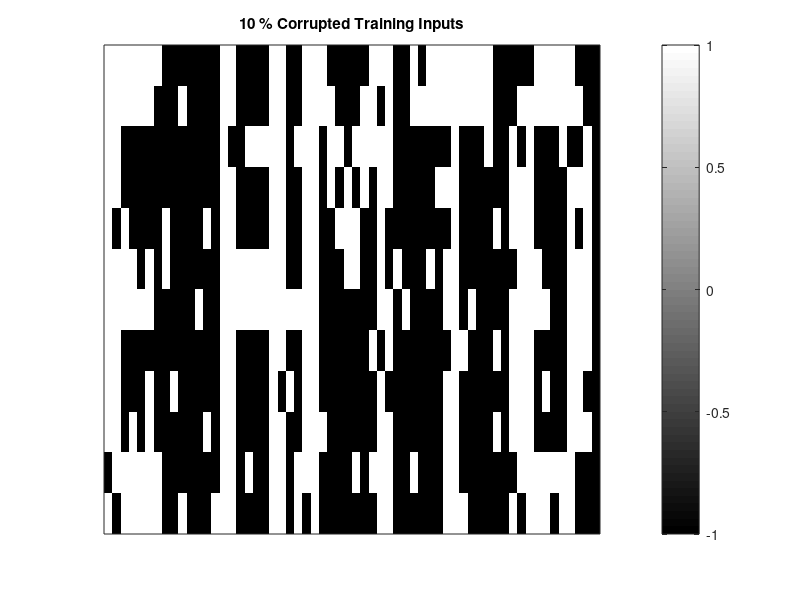
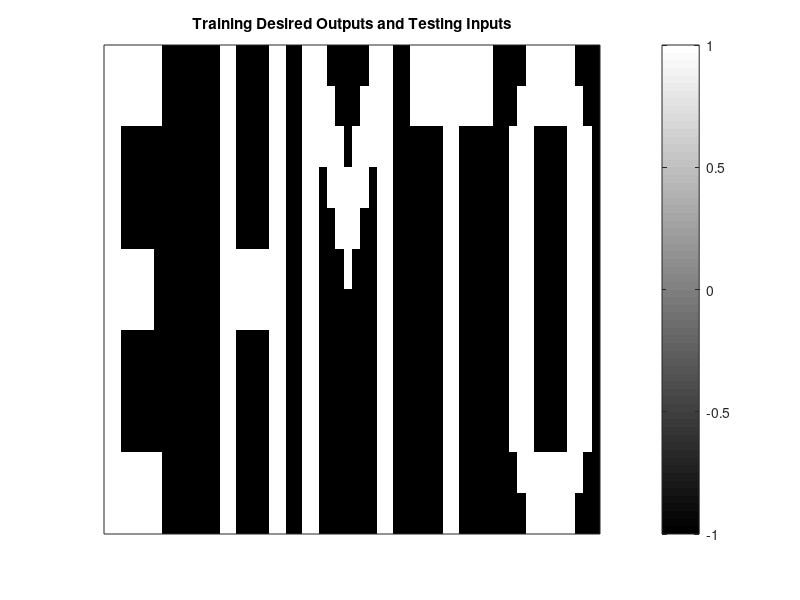
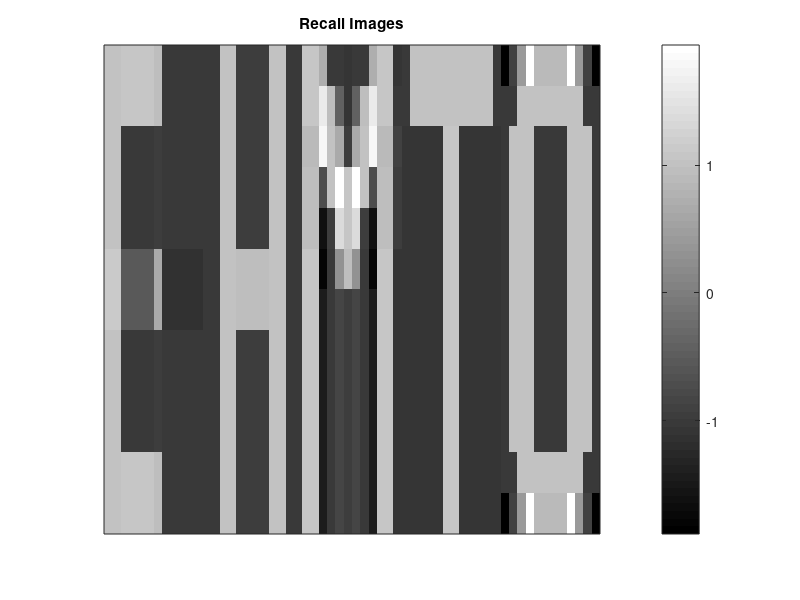
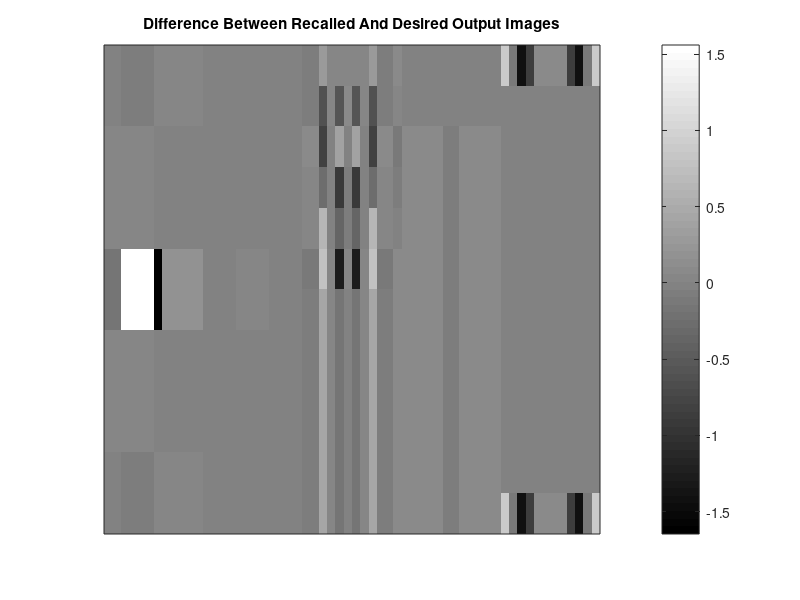

The MATLAB source for these figures, in order:
function driver

E=[1 1 1 1 1 1 1 0 0 0 0 0;
   1 1 1 1 1 1 1 0 0 0 0 0;
   1 1 0 0 0 0 0 0 0 0 0 0;
   1 1 0 0 0 0 0 0 0 0 0 0;
   1 1 0 0 0 0 0 0 0 0 0 0;
   1 1 1 1 1 1 0 0 0 0 0 0;
   1 1 1 1 1 1 0 0 0 0 0 0;
   1 1 0 0 0 0 0 0 0 0 0 0;
   1 1 0 0 0 0 0 0 0 0 0 0;
   1 1 0 0 0 0 0 0 0 0 0 0;
   1 1 1 1 1 1 1 0 0 0 0 0;
   1 1 1 1 1 1 1 0 0 0 0 0];

H=[0 0 1 1 0 0 0 0 1 1 0 0;
   0 0 1 1 0 0 0 0 1 1 0 0;
   0 0 1 1 0 0 0 0 1 1 0 0;
   0 0 1 1 0 0 0 0 1 1 0 0;
   0 0 1 1 0 0 0 0 1 1 0 0;
   0 0 1 1 1 1 1 1 1 1 0 0;
   0 0 1 1 1 1 1 1 1 1 0 0;
   0 0 1 1 0 0 0 0 1 1 0 0;
   0 0 1 1 0 0 0 0 1 1 0 0;
   0 0 1 1 0 0 0 0 1 1 0 0;
   0 0 1 1 0 0 0 0 1 1 0 0;
   0 0 1 1 0 0 0 0 1 1 0 0];
  
T=[0 1 1 1 1 1 1 1 1 1 1 0;
   0 1 1 1 1 1 1 1 1 1 1 0;
   0 0 0 0 0 1 1 0 0 0 0 0;
   0 0 0 0 0 1 1 0 0 0 0 0;
   0 0 0 0 0 1 1 0 0 0 0 0;
   0 0 0 0 0 1 1 0 0 0 0 0;
   0 0 0 0 0 1 1 0 0 0 0 0;
   0 0 0 0 0 1 1 0 0 0 0 0;
   0 0 0 0 0 1 1 0 0 0 0 0;
   0 0 0 0 0 1 1 0 0 0 0 0;
   0 0 0 0 0 1 1 0 0 0 0 0;
   0 0 0 0 0 1 1 0 0 0 0 0];

zero=[0 0 0 1 1 1 1 1 1 0 0 0;
      0 0 1 1 1 1 1 1 1 1 0 0;
      0 1 1 1 0 0 0 0 1 1 1 0;
      0 1 1 1 0 0 0 0 1 1 1 0;
      0 1 1 1 0 0 0 0 1 1 1 0;
      0 1 1 1 0 0 0 0 1 1 1 0;
      0 1 1 1 0 0 0 0 1 1 1 0;
      0 1 1 1 0 0 0 0 1 1 1 0;
      0 1 1 1 0 0 0 0 1 1 1 0;
      0 1 1 1 0 0 0 0 1 1 1 0;
      0 0 1 1 1 1 1 1 1 1 0 0;
      0 0 0 1 1 1 1 1 1 0 0 0];

M=[1 1 1 0 0 0 0 0 1 1 1 0;
   1 1 1 1 0 0 0 1 1 1 1 0;
   1 1 1 1 1 0 1 1 1 1 1 0;
   1 1 0 1 1 1 1 1 0 1 1 0;
   1 1 0 0 1 1 1 0 0 1 1 0;
   1 1 0 0 0 1 0 0 0 1 1 0;
   1 1 0 0 0 0 0 0 0 1 1 0;
   1 1 0 0 0 0 0 0 0 1 1 0;
   1 1 0 0 0 0 0 0 0 1 1 0;
   1 1 0 0 0 0 0 0 0 1 1 0;
   1 1 0 0 0 0 0 0 0 1 1 0;
   1 1 0 0 0 0 0 0 0 1 1 0];

EBP=ones(size(E));
HBP=ones(size(H));
TBP=ones(size(T));
zeroBP=ones(size(zero));
MBP=ones(size(M));
for i=1:12
   for j=1:12      
      if E(i,j)==0
         EBP(i,j)=-1;
      end
      if H(i,j)==0
         HBP(i,j)=-1;
      end
      if T(i,j)==0
         TBP(i,j)=-1;
      end
      if zero(i,j)==0
         zeroBP(i,j)=-1;
      end
      if M(i,j)==0
         MBP(i,j)=-1;
      end
   end
end

mu = 0.1;
n = 100000;
tol = 0.4;
p = 10;

corrupt_E = corrupt(EBP, p);

memoryE = corrmm(corrupt_E, EBP, mu, n, tol);

recallE = memoryE * EBP;

diffE = EBP - recallE;

thresholdE = threshold_image(recallE);

diff_err_E = avg_abs_diff(EBP, recallE);

pct_mismatch_E = compute_mismatch(thresholdE, EBP);

disp('Difference Error for E: ')
disp(diff_err_E)

disp('Percentage Mismatch for E: ')
disp(pct_mismatch_E)


corrupt_H = corrupt(HBP, p);

memoryH = corrmm(corrupt_H, HBP, mu, n, tol);

recallH = memoryH * HBP;

diffH = HBP - recallH;

thresholdH = threshold_image(recallH);

diff_err_H = avg_abs_diff(HBP, recallH);

pct_mismatch_H = compute_mismatch(thresholdH, HBP);

disp('Difference Error for H: ')
disp(diff_err_H)

disp('Percentage Mismatch for H: ')
disp(pct_mismatch_H)

corrupt_M = corrupt(MBP, p);

memoryM = corrmm(corrupt_M, MBP, mu, n, tol);

recallM = memoryM * MBP;

diffM = MBP - recallM;

thresholdM = threshold_image(recallM);

diff_err_M = avg_abs_diff(MBP, recallM);

pct_mismatch_M = compute_mismatch(thresholdM, MBP);

disp('Difference Error for M: ')
disp(diff_err_M)

disp('Percentage Mismatch for M: ')
disp(pct_mismatch_M)

corrupt_T = corrupt(TBP, p);

memoryT = corrmm(corrupt_T, TBP, mu, n, tol);

recallT = memoryT * TBP;

diffT = TBP - recallT;

thresholdT = threshold_image(recallT);

diff_err_T = avg_abs_diff(TBP, recallT);

pct_mismatch_T = compute_mismatch(thresholdT, TBP);

disp('Difference Error for T: ')
disp(diff_err_T)

disp('Percentage Mismatch for T: ')
disp(pct_mismatch_T)

corrupt_zero = corrupt(zeroBP, p);

memoryzero = corrmm(corrupt_zero, zeroBP, mu, n, tol);

recallzero = memoryzero * zeroBP;

diffzero = zeroBP - recallzero;

thresholdzero = threshold_image(recallzero);

diff_err_zero = avg_abs_diff(zeroBP, recallzero);

pct_mismatch_zero = compute_mismatch(thresholdzero, zeroBP);

disp('Difference Error for zero: ')
disp(diff_err_zero)

disp('Percentage Mismatch for zero: ')
disp(pct_mismatch_zero)


input_total = [corrupt_E, corrupt_H, corrupt_M, corrupt_T, corrupt_zero];

test_total = [EBP, HBP, MBP, TBP, zeroBP];

recall_total = [recallE, recallH, recallM, recallT, recallzero];

diff_total = [diffE, diffH, diffM, diffT, diffzero];

threshold_total = [thresholdE, thresholdH, thresholdM, thresholdT, thresholdzero];


figure
imagesc(input_total, [min(min(input_total)), max(max(input_total))])
colormap(gray)
colorbar
set(gca,'xtick',[]), set(gca,'ytick',[])
title([num2str(p), ' % Corrupted Training Inputs'])
saveas(gcf,'total_input.jpg')

figure
imagesc(test_total, [min(min(test_total)), max(max(test_total))])
colormap(gray)
colorbar
set(gca,'xtick',[]), set(gca,'ytick',[])
title('Training Desired Outputs and Testing Inputs')
saveas(gcf,'total_test.jpg')

figure
imagesc(recall_total, [min(min(recall_total)), max(max(recall_total))])
colormap(gray)
colorbar
set(gca,'xtick',[]), set(gca,'ytick',[])
title('Recall Images')
saveas(gcf,'total_recall.jpg')

figure
imagesc(diff_total, [min(min(diff_total)), max(max(diff_total))])
colormap(gray)
colorbar
set(gca,'xtick',[]), set(gca,'ytick',[])
title('Difference Between Recalled And Desired Output Images')
saveas(gcf,'total_diff.jpg')

figure
imagesc(threshold_total, [min(min(threshold_total)), max(max(threshold_total))])
colormap(gray)
colorbar
set(gca,'xtick',[]), set(gca,'ytick',[])
title('Thresholded Recalled Images')
saveas(gcf,'total_threshold.jpg')

end


function M=corrmm(X,Y,mu,n,tol)
[nx,mx]=size(X);
[ny,my]=size(Y);
%initialize the memory matrix
M=zeros(ny,nx);
for k=1:n %n is the maximum number of outer loop iterations
    % randomize the ordering of the vector in both X & Y
    RN=randperm(mx);
    X=X(:,[RN]);
    Y=Y(:,[RN]);
    for i=1:mx
        M=M+mu*(Y(:,i)-M*X(:,i))*X(:,i)';
    end
    if norm(Y-M*X)<=tol
        disp('Gradient Search Terminated ===>>> ||Y-M*X||<=tol')
        disp('Number of Iterations = '), disp(k*i)
        break
    end
end
end


function Y = corrupt(X, p)
[num_row, num_col] = size(X);
num_total_pixels = num_row * num_col;

num_corrupt_pixels = ceil(p/100 * num_total_pixels);
x_indices = zeros(1, num_corrupt_pixels);
y_indices = zeros(1, num_corrupt_pixels);

Y = X;

for i = 1:num_corrupt_pixels
    rand_x = ceil(rand() * num_col);
    rand_y = ceil(rand() * num_row);
    
    while includes(x_indices, y_indices, rand_x, rand_y) == true
        rand_x = ceil(rand() * num_col);
        rand_y = ceil(rand() * num_row);
    end
    
    x_indices(i) = rand_x;
    y_indices(i) = rand_y;
        
    if Y(rand_y, rand_x) == 1
        Y(rand_y, rand_x) = -1;
    elseif Y(rand_y, rand_x) == -1
        Y(rand_y, rand_x) = 1;
    end
end

end


function bool = includes(X, Y, x, y)
bool = false;
for i = 1:length(X)
    if x == X(i) && y == Y(i)
        bool = true;
        break
    end
end
end


function thresholded = threshold_image(X)
[n,m] = size(X);
thresholded = zeros(size(X));
for i = 1:n
    for j = 1:m
        if X(i,j) > 0
            thresholded(i,j) = 1;
        elseif X(i,j) < 0
            thresholded(i,j) = -1;
        end
    end
end
end


function err = avg_abs_diff(X,Y)
[n,m] = size(X);
err = 0;
for i = 1:n
    for j = 1:m
        err = err + abs(X(i,j) - Y(i,j));
    end
end
err = err / (n*m);
end


function pct_mismatch = compute_mismatch(X,Y)
[n,m] = size(X);
num_mismatch = 0;
for i = 1:n
    for j = 1:m
        if X(i,j) ~= Y(i,j)
            num_mismatch = num_mismatch + 1;
        end
    end
end
pct_mismatch = num_mismatch / (n*m);
end


